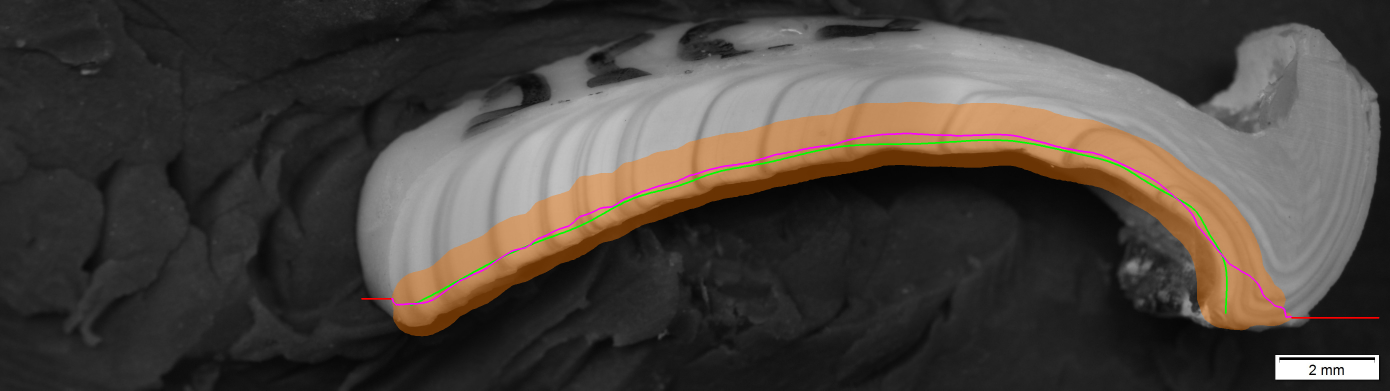
#> input picture task2_predict_rings_ml/intermediate/results_final/Surf_Clam_1986_Summer_255_2.png, 4169 x 1171 px, given in place of Surf_Clam_1986_Summer_255_2.jpg, which was not available (shown at 1/3 size)
$ python 02_draw_lines.py
#> lines starting #> are read from the running program, lines starting #| are printed output that depends on the picture; after the words box and inside, x2 and y2 are one past the last pixel; in counts of white or black regions, pixels touching at a corner belong together; pictures that were not available may be replaced by others from this repository, and a replacement may not be noted
import os
import cv2, numpy as np
from scipy import ndimage as ndi
from scipy.ndimage import gaussian_filter1d
from scipy.interpolate import splprep, splev


def segment(gray):
    g = cv2.createCLAHE(2.0, (8, 8)).apply(gray)
    _, m = cv2.threshold(g, 0, 255, cv2.THRESH_BINARY + cv2.THRESH_OTSU)
    k = cv2.getStructuringElement(cv2.MORPH_ELLIPSE, (9, 9))
    m = cv2.morphologyEx(m, cv2.MORPH_OPEN,  k)
    m = cv2.morphologyEx(m, cv2.MORPH_CLOSE, k)
    n, lab, stats, _ = cv2.connectedComponentsWithStats(m, 8)
    if n > 1:
        areas = stats[1:, cv2.CC_STAT_AREA]
        boxes = stats[1:, cv2.CC_STAT_WIDTH] * stats[1:, cv2.CC_STAT_HEIGHT]
        shell_like = np.where(areas / boxes < 0.9)[0]
        pool = shell_like if len(shell_like) else np.arange(len(areas))
        big = 1 + pool[np.argmax(areas[pool])]
        m = np.uint8(lab == big) * 255
    return ndi.binary_fill_holes(m > 0).astype(np.uint8) * 255


# [101 lines left out: functions bottom_edge_path, centerline_path, despike, trim_near, relax_near_root, smooth, not called in this run]


def pick_root_click(img_bgr, win_w=1400, win_h=420):
    h, w = img_bgr.shape[:2]
    win_name = "Click the ROOT (hinge/umbo) point | R reset | ENTER confirm"
    pt_win = []

    def render():
        canvas = cv2.resize(img_bgr, (win_w, win_h))
        if pt_win:
            cv2.circle(canvas, pt_win[0], 7, (0, 0, 255), -1)
        cv2.putText(canvas, "Click ROOT (hinge/umbo) | R reset | ENTER confirm",
                    (20, win_h - 18), cv2.FONT_HERSHEY_SIMPLEX, 0.58, (240, 240, 240), 2)
        return canvas

    # [4 lines left out: function on_mouse, not called in this run]

    cv2.namedWindow(win_name, cv2.WINDOW_NORMAL)
    cv2.resizeWindow(win_name, win_w, win_h)
    cv2.setMouseCallback(win_name, on_mouse)
    cv2.imshow(win_name, render())
    while True:
        key = cv2.waitKey(20)
        if key == 13 and pt_win:             # ENTER (with a point placed) -> done
            break
        if key in (ord("r"), ord("R")):     # R -> reset
            pt_win.clear()
            cv2.imshow(win_name, render())
    cv2.destroyAllWindows()

    px, py = pt_win[0]
    return np.array([px * w / win_w, py * h / win_h])


# [25 lines left out: functions orient_root_first, anchor_to_root, overlay, not called in this run]


# ---- run on one image ----
if __name__ == "__main__":
    import config

    img_path  = config.IMG_PATH

    img = cv2.imread(img_path)
#> img is the input picture: shape (1171, 4169, 3); mean B, G, R 61.7, 67, 73.1
    if img is None:
        raise FileNotFoundError(f"Could not read image: {img_path}")
    gray = cv2.cvtColor(img, cv2.COLOR_BGR2GRAY)
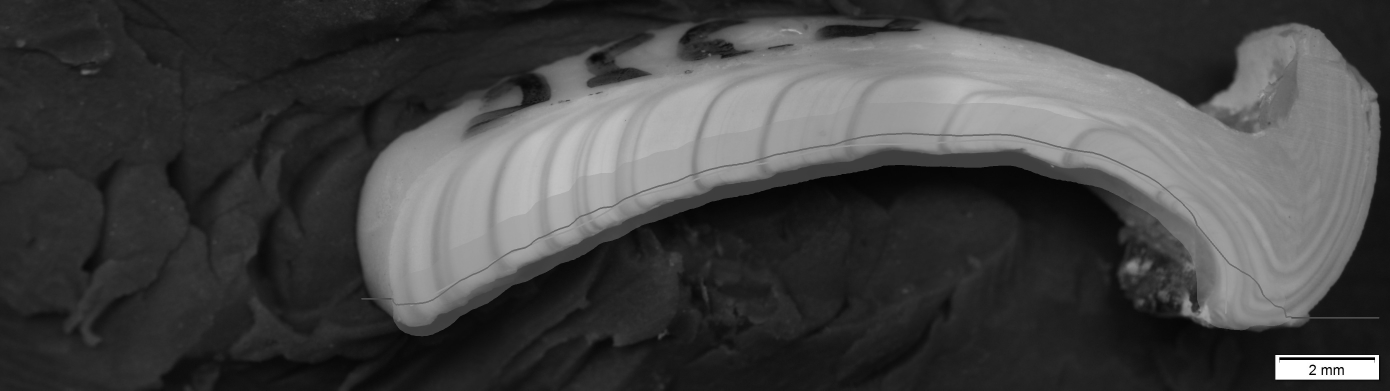
#> gray: shape (1171, 4169) (shown at 1/3 size); min 0, max 255, mean 68.3

    mask    = segment(gray)
#> in segment, `g = cv2.createCLAHE(2.0, (8, 8)).apply(gray)`:
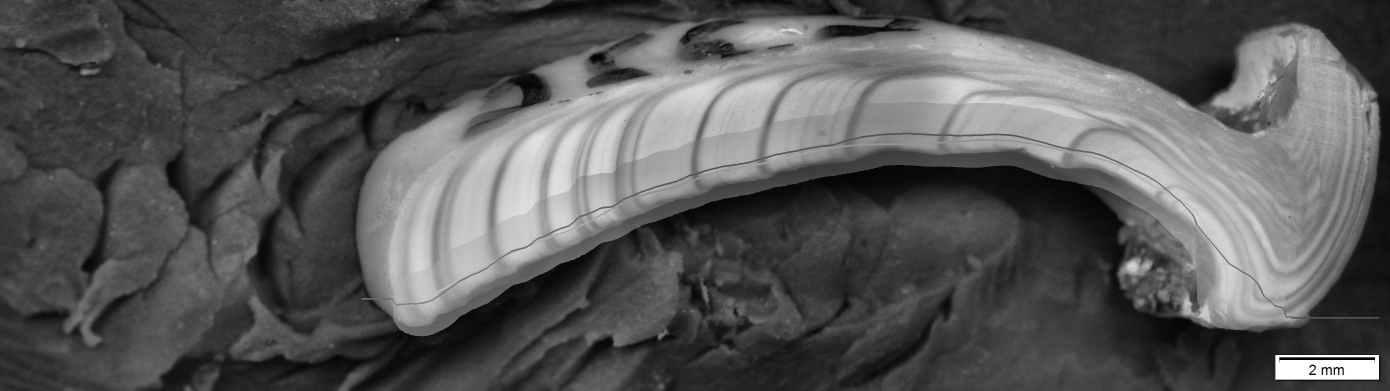
#> g: shape (1171, 4169) (shown at 1/3 size); min 2, max 255, mean 87.1
#> in segment, `_, m = cv2.threshold(g, 0, 255, cv2.THRESH_BINARY + cv2.THRESH_OTSU)`:
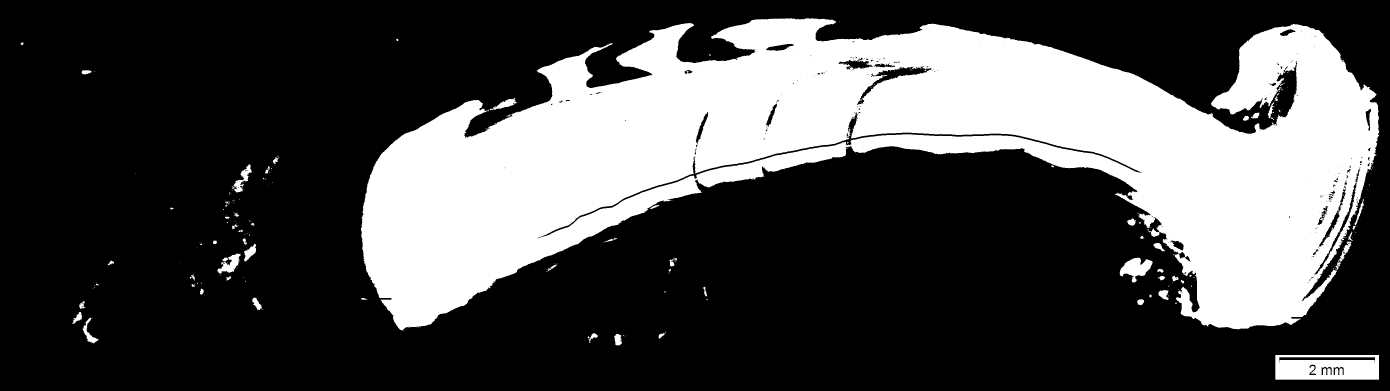
#> m: shape (1171, 4169) (shown at 1/3 size); 29.7% white; 264 white regions (191 under 20 px), largest, box (x1, y1, x2, y2) and area: (1083, 55, 4138, 991) 1408516, (3826, 1065, 4137, 1139) 19870, (3359, 773, 3458, 848) 3887
#> in segment, `m = cv2.morphologyEx(m, cv2.MORPH_OPEN,  k)`: m: shape (1171, 4169); 29.4% white; 38 white regions, largest, box (x1, y1, x2, y2) and area: (1083, 55, 4137, 990) 1381192, (2090, 426, 2539, 562) 19112, (3826, 1065, 4137, 1139) 17631
#> in segment, `m = cv2.morphologyEx(m, cv2.MORPH_CLOSE, k)`: m: shape (1171, 4169); 29.7% white; 29 white regions, largest, box (x1, y1, x2, y2) and area: (1083, 55, 4137, 990) 1418541, (3826, 1065, 4137, 1139) 18388, (3359, 773, 3458, 847) 3889
#> in segment, `n, lab, stats, _ = cv2.connectedComponentsWithStats(m, 8)`:
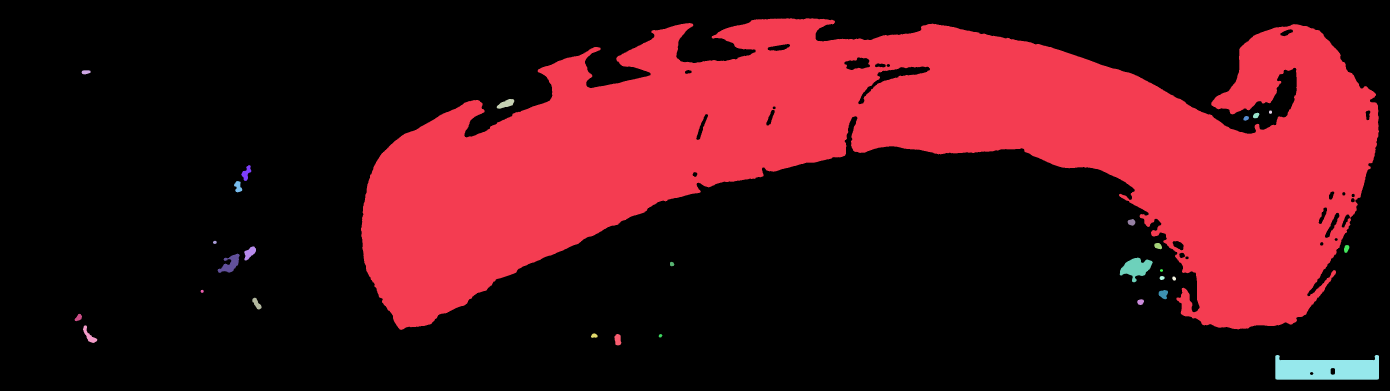
#> lab: shape (1171, 4169) int32 (shown at 1/3 size); 30 distinct labels, from 0 to 29; one colour per label, 0 black
#> in segment, `n, lab, stats, _ = cv2.connectedComponentsWithStats(m, 8)`: n = 30; stats = 30 rows, first 6: [0, 0, 4169, 1171, 3430703], [1083, 55, 3054, 935, 1418541], [245, 211, 27, 12, 263], [1490, 297, 53, 29, 885], [3807, 331, 9, 11, 75], [3759, 338, 19, 17, 235]
#> in segment, `areas = stats[1:, cv2.CC_STAT_AREA]`: areas = 29 values, max 1418541 at index 0, min 57 at index 16, mean 50041.2
#> in segment, `boxes = stats[1:, cv2.CC_STAT_WIDTH] * stats[1:, cv2.CC_STAT_HEIGHT]`: boxes = 29 values, max 2855490 at index 0, min 81 at index 16, mean 100140.4
#> in segment, `shell_like = np.where(areas / boxes < 0.9)[0]`: shell_like = 29 values from 0 to 28
#> in segment, `big = 1 + pool[np.argmax(areas[pool])]`: big = 1
#> in segment, `m = np.uint8(lab == big) * 255`:
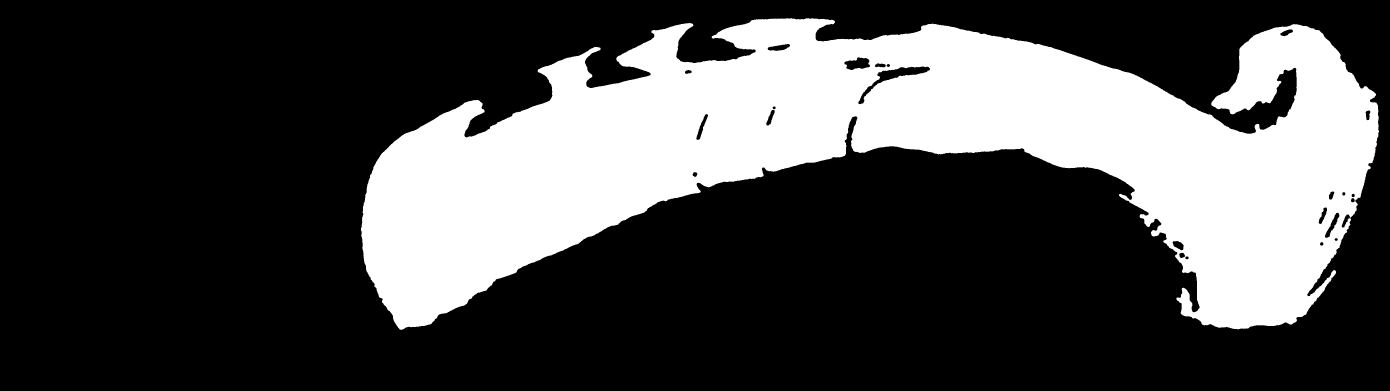
#> m: shape (1171, 4169) (shown at 1/3 size); 29.1% white; 1 white region, box (x1, y1, x2, y2) and area: (1083, 55, 4137, 990) 1418541
#> in segment, `return ndi.binary_fill_holes(m > 0).astype(np.uint8) * 255`:
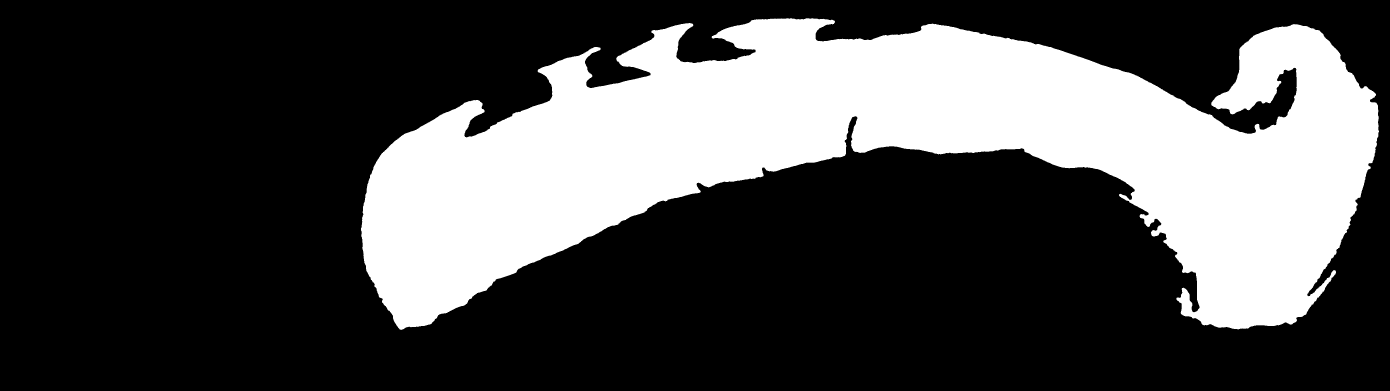
#> returned value: shape (1171, 4169) (shown at 1/3 size); 29.3% white; 1 white region, box (x1, y1, x2, y2) and area: (1083, 55, 4137, 990) 1432123
    root_xy = pick_root_click(img, config.WIN_W, config.WIN_H)
#> in pick_root_click, `cv2.imshow(win_name, render())`:
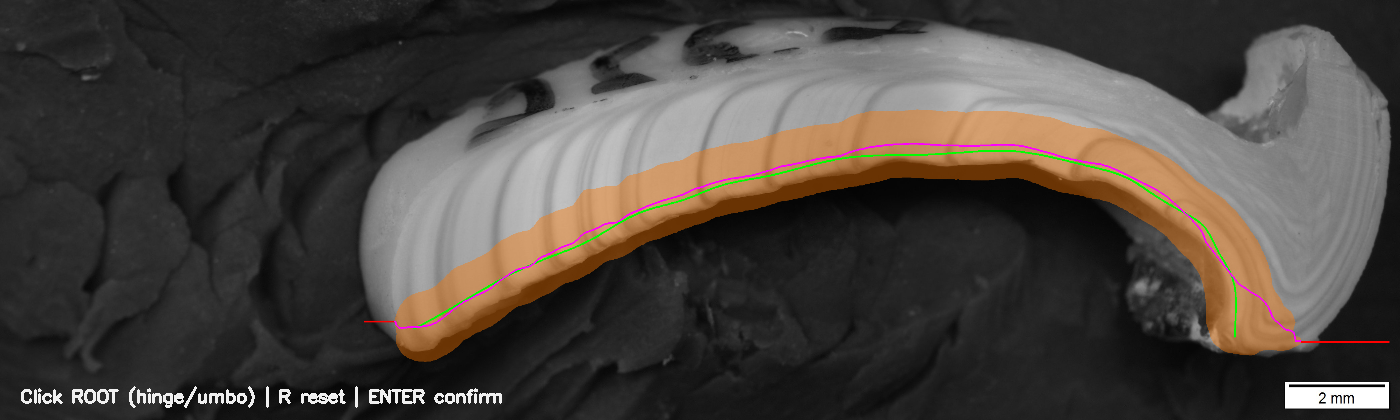
#> window 'Click the ROOT (hinge/umbo) po': shape (420, 1400, 3); mean B, G, R 62.8, 68.1, 74.2
#> (key Esc is pressed here)

    edge = centerline_path(mask)                          # trace through the middle of the shell
    edge = despike(edge)                                  # drop mid-body breaks/debris
    edge = trim_near(edge, root_xy)                      # stop at the clicked root, not past it
    edge = relax_near_root(edge, root_xy, gray)           # bow across the break, not around it
    path = smooth(edge, sigma=config.CENTERLINE_SMOOTH_SIGMA)
    path = orient_root_first(path, root_xy)
    path = anchor_to_root(path, root_xy)          # line must start exactly at the clicked root

    output_path = os.path.join(config.INTERMEDIATE_DIR, "labeled.png")
    cv2.imwrite(output_path, overlay(img, path))
    print(f"saved {output_path}")

    # Save in the format 03_grayscale.py expects: a list of lines, each a
    # list of (window-pixel) points. 03 converts window pixels back to
    # original-image pixels via (px * w / WIN_W, py * h / WIN_H); since our
    # path is already in original-image pixels, apply the inverse of that
    # conversion here so 03/04/05/06 downstream can stay unchanged.
    h_img, w_img = img.shape[:2]
    win_pts = [(x * config.WIN_W / w_img, y * config.WIN_H / h_img) for x, y in path]
    np.save(config.LINES_FILE, np.array([win_pts], dtype=object), allow_pickle=True)
    print(f"saved {config.LINES_FILE} ({len(win_pts)} points) -- ready for 03_grayscale.py")

    # 03_grayscale.py also expects BEST_MASK_FILE (normally from
    # 01_segment_pick.py's FastSAM pass). Save the mask we already computed
    # so 03-06 can run without needing FastSAM/ultralytics at all.
    np.save(config.BEST_MASK_FILE, mask)
    print(f"saved {config.BEST_MASK_FILE} -- 01_segment_pick.py is no longer required")
